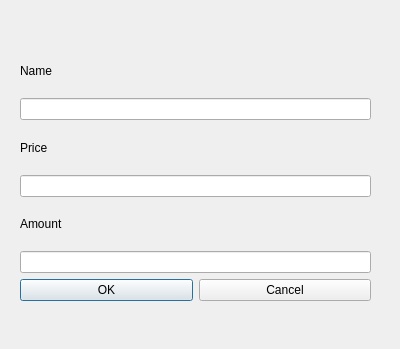
<?xml version="1.0" encoding="UTF-8"?>
<ui version="4.0">
 <class>addItemDialog</class>
 <widget class="QDialog" name="addItemDialog">
  <property name="geometry">
   <rect>
    <x>0</x>
    <y>0</y>
    <width>400</width>
    <height>349</height>
   </rect>
  </property>
  <property name="windowTitle">
   <string>Dialog</string>
  </property>
  <widget class="QWidget" name="verticalLayoutWidget">
   <property name="geometry">
    <rect>
     <x>20</x>
     <y>50</y>
     <width>351</width>
     <height>251</height>
    </rect>
   </property>
   <layout class="QVBoxLayout" name="verticalLayout">
    <item>
     <widget class="QLabel" name="label">
      <property name="text">
       <string>Name</string>
      </property>
     </widget>
    </item>
    <item>
     <widget class="QLineEdit" name="nameEdit"/>
    </item>
    <item>
     <widget class="QLabel" name="label_2">
      <property name="text">
       <string>Price</string>
      </property>
     </widget>
    </item>
    <item>
     <widget class="QLineEdit" name="priceEdit"/>
    </item>
    <item>
     <widget class="QLabel" name="label_3">
      <property name="text">
       <string>Amount</string>
      </property>
     </widget>
    </item>
    <item>
     <widget class="QLineEdit" name="amountEdit"/>
    </item>
    <item>
     <layout class="QHBoxLayout" name="horizontalLayout">
      <item>
       <widget class="QPushButton" name="submitButton">
        <property name="text">
         <string>OK</string>
        </property>
       </widget>
      </item>
      <item>
       <widget class="QPushButton" name="cancelButton">
        <property name="text">
         <string>Cancel</string>
        </property>
       </widget>
      </item>
     </layout>
    </item>
   </layout>
  </widget>
 </widget>
 <resources/>
 <connections/>
</ui>
